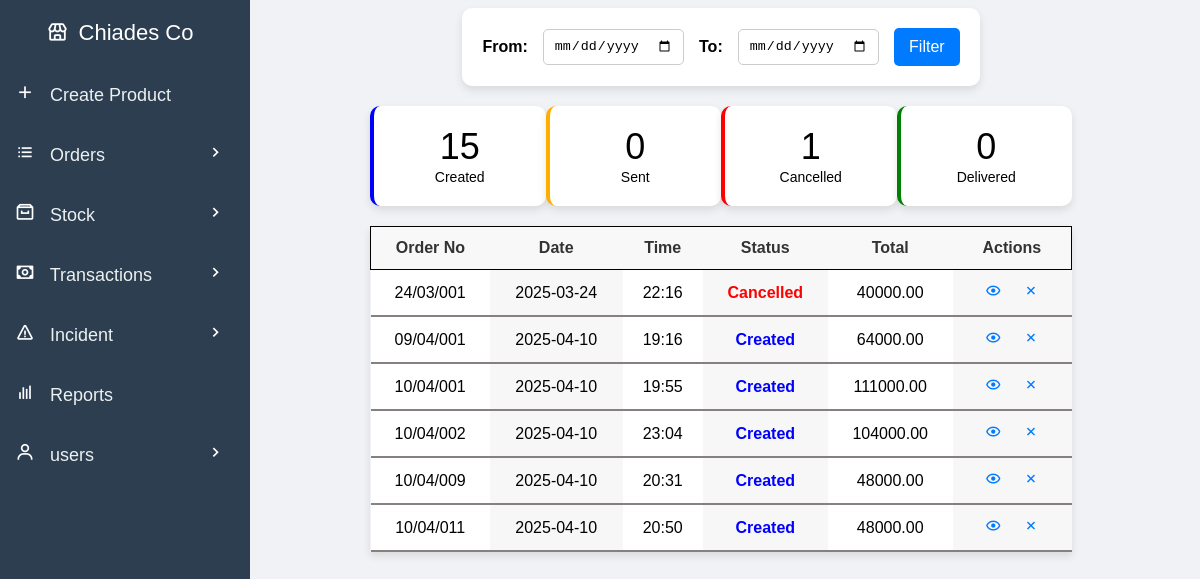
Page /orders.php (signed in) on the committed database.
### tables this page shows
CREATE TABLE `orders` (
  `order_id` int(11) NOT NULL,
  `orderNo` varchar(255) DEFAULT NULL,
  `company_id` int(100) NOT NULL,
  `created_by` int(100) NOT NULL,
  `total` decimal(10,2) NOT NULL,
  `time` datetime DEFAULT current_timestamp(),
  `status` enum('created','sent','delivered','cancelled') DEFAULT 'created',
  `customer_name` varchar(255) NOT NULL,
  `profit` decimal(10,2) NOT NULL
);

### sidebar.php (called while the page is built, shortened)
<?php
    include('sidebars-function.php');
    $roles = $_SESSION['roles'];
    include_sidebar_by_role($roles);
?>

### orders.php (the view, shortened to what this page needs)
<?php
include('db_connection.php');
$whereClause = "";
if (isset($_POST['from_date']) && isset($_POST['to_date'])) {
    $from_date = $_POST['from_date'];
    $to_date = $_POST['to_date'];
    $whereClause = "AND time BETWEEN '$from_date' AND '$to_date' AND company_id = {$_SESSION['company_id']}";
} else {
    $whereClause = "AND company_id = {$_SESSION['company_id']}";
}
$queryStatusCounts = "
    SELECT status, COUNT(*) AS count
    FROM orders
    WHERE company_id = {$_SESSION['company_id']}
    $whereClause
    GROUP BY status";
$resultStatusCounts = mysqli_query($conn, $queryStatusCounts);
$orderCounts = [
    'created' => 0,
    'sent' => 0,
    'cancelled' => 0,
    'delivered' => 0
];
while ($row = mysqli_fetch_assoc($resultStatusCounts)) {
    $orderCounts[$row['status']] = $row['count'];
}
$queryOrders = "
    SELECT *
    FROM orders
    WHERE company_id = {$_SESSION['company_id']}
    AND order_id IN (
        SELECT MAX(order_id)
        FROM orders
        WHERE company_id = {$_SESSION['company_id']}
        GROUP BY orderNo
    )
    $whereClause";
$resultOrders = mysqli_query($conn, $queryOrders);
function determineOrderStatus($orderId, $conn) {
    $itemStatusQuery = "
        SELECT status, COUNT(*) AS count
        FROM order_items
        WHERE order_id = $orderId
        GROUP BY status
        ORDER BY count DESC";
    $itemStatusResult = mysqli_query($conn, $itemStatusQuery);
    if (mysqli_num_rows($itemStatusResult) == 1) {
        $singleStatusRow = mysqli_fetch_assoc($itemStatusResult);
        return $singleStatusRow['status'];
    } else {
        $row = mysqli_fetch_assoc($itemStatusResult);
        return $row['status'];
    }
}
?>
<!DOCTYPE html>
<html lang="en">
<head>
    <link rel="stylesheet" href="css/sidebar.css">
    <link rel="stylesheet" href="css/orders.css">
    <link href="https://unpkg.com/boxicons@2.0.7/css/boxicons.min.css" rel="stylesheet">
</head>
<?php include('sidebar.php'); ?>
<body>
    <div class="content">
        <div class="filter-container">
            <form method="POST" action="orders.php">
                <label for="from_date">From:</label>
                <input type="date" id="from_date" name="from_date" required>
                <label for="to_date">To:</label>
                <input type="date" id="to_date" name="to_date" required>
                <button type="submit" class="btn-filter">Filter</button>
            </form>
        </div>
        <div class="summary-tiles">
            <div class="tile created">
                <p><?php echo $orderCounts['created']; ?></p>
                <span>Created</span>
            </div>
            <div class="tile sent">
                <p><?php echo $orderCounts['sent']; ?></p>
                <span>Sent</span>
            </div>
            <div class="tile cancelled">
                <p><?php echo $orderCounts['cancelled']; ?></p>
                <span>Cancelled</span>
            </div>
            <div class="tile delivered">
                <p><?php echo $orderCounts['delivered']; ?></p>
                <span>Delivered</span>
            </div>
        </div>
        <table class="orders-table">
            <thead>
                <tr>
                    <th>Order No</th>
                    <th>Date</th>
                    <th>Time</th>
                    <th>Status</th>
                    <th>Total</th>
                    <th>Actions</th>
                </tr>
            </thead>
            <tbody>
            <?php
                if (mysqli_num_rows($resultOrders) > 0) {
                    while ($row = mysqli_fetch_assoc($resultOrders)) {
                        $orderStatus = determineOrderStatus($row['order_id'], $conn);
                        $time = date("H:i", strtotime($row['time']));
                        $date = date("Y-m-d", strtotime($row['time']));
                        echo "<tr>";
                        echo "<td>" . ($row['orderNo'] ?? $row['order_id']) . "</td>";
                        echo "<td>" . $date . "</td>";
                        echo "<td>" . $time . "</td>";
                        echo "<td class='" . $orderStatus . "'>" . ucfirst($orderStatus) . "</td>";
                        echo "<td>" . $row['total'] . "</td>";
                        echo "<td>
                                <a href='view-order.php?order_id=" . $row['order_id'] . "' class='action-icon view'>
                                    <i class='bx bx-show'></i>
                                </a>
                                <a href='cancel-order.php?order_id=" . $row['order_id'] . "' class='action-icon delete'>
                                    <i class='bx bx-x'></i>
                                </a>
                            </td>";
                        echo "</tr>";
                    }
                } else {
                    echo "<tr><td colspan='6'>No orders found</td></tr>";
                }
            ?>
            </tbody>
        </table>
    </div>
</body>
</html>

### sidebars-function.php
<?php
    function include_sidebar_by_role($roles) {
        if ($roles['company_owner'] === 'yes') {
            include('sidebars/company_owner-sidebar.php');
        } elseif ($roles['admin'] === 'yes') {
            include('sidebars/company_owner-sidebar.php');
        } elseif ($roles['cashier'] === 'yes') {
            include('sidebars/cashier-sidebar.php');
        } elseif ($roles['store_keeper'] === 'yes') {
            include('sidebars/store_keeper-sidebar.php');
        } elseif ($roles['delivery_man'] === 'yes') {
            include('sidebars/delivery_man-sidebar.php');
        } else {
            include('sidebars/default-sidebar.php');
        }
    }
?>

### sidebars/company_owner-sidebar.php (shortened to what this page needs)
<link rel="stylesheet" href="css/sidebar.css">
<link href='https://unpkg.com/boxicons@2.1.1/css/boxicons.min.css' rel='stylesheet'>
<div class="sidebar">
    <div class="logo-details">
        <a href=""> <i class='bx bx-store'></i> </a>
        <span class="logo_name">Chiades Co</span>
    </div>
    <ul>
        <li><a href="create.php"><i class="bx bx-plus"></i> Create Product</a></li>
        <li class="dropdown"><a href="#"><i class="bx bx-list-ul"></i> Orders <i class="bx bx-chevron-right" id="d-arrow"></i></a>
        </li>
        <li class="dropdown"><a href="#"><i class="bx bx-archive"></i> Stock <i class="bx bx-chevron-right" id="d-arrow"></i></a>
        </li>
        <li class="dropdown"><a href="#"><i class="bx bx-money"></i> Transactions <i class="bx bx-chevron-right" id="d-arrow"></i></a>
        </li>
        <li class="dropdown"><a href="#"><i class="bx bx-error"></i> Incident <i class="bx bx-chevron-right" id="d-arrow"></i></a>
        </li>
        <li><a href="reports.php"><i class="bx bx-bar-chart"></i> Reports</a></li>
        <li class="dropdown"><a href="#"><i class="bx bx-user"></i> users <i class="bx bx-chevron-right" id="d-arrow"></i></a>
        </li>
    </ul>
</div>

### css/sidebar.css (style rules this page uses)
.sidebar { width: 250px; height: 100vh; background-color: #2c3e50; position: fixed; top: 0; left: 0; padding-top: 20px; }
.sidebar .logo-details { display: flex; justify-content: center; align-items: center; }
.sidebar .logo-details span { font-size: 22px; color: white; margin-right: 10px; }
.sidebar .logo-details a i { font-size: 22px; color: white; margin-right: 10px; }
.sidebar .logo_name { color: white; font-size: 24px; }
.sidebar ul { list-style-type: none; padding: 0; }
.sidebar ul li { padding: 15px; text-align: left; }
.sidebar ul li a { text-decoration: none; color: #ecf0f1; display: block; font-size: 18px; }
.sidebar ul li a i { margin-right: 10px; font-size: 20px; }
.sidebar li i { min-width: 20px; text-align: center; line-height: 30px; color: white; font-size: 25px; cursor: pointer; transition: all 0.3s ease; }
#d-arrow { float: right; }

### css/orders.css (style rules this page uses)
body { font-family: Arial, sans-serif; margin-left: 250px; background-color: #f4f4f4; }
.content { padding: 0 120px; }
.orders-table { width: 100%; border-collapse: collapse; box-shadow: 0 4px 8px rgba(0, 0, 0, 0.1); }
.orders-table th, .orders-table td { padding: 12px; text-align: center; }
.orders-table thead { background-color: #f8f8f8; border: 1px solid black; }
.orders-table th { font-weight: bold; color: #333; }
.orders-table tr:nth-child(even) { background-color: #f9f9f9; }
.orders-table tbody tr { transition: background-color 0.3s; border-bottom: 2px solid rgb(134, 128, 128); }
.orders-table td:nth-child(odd) { background-color: #ffffff; }
.orders-table td:nth-child(even) { background-color: #f7f7f7; }
.action-icon { margin: 0 8px; color: #007bff; cursor: pointer; text-decoration: none; font-size: 17px; }
.orders-table th, .orders-table td { border: none; }
.orders-table .created { color: blue; font-weight: bold; }
.orders-table .cancelled { color: red; font-weight: bold; }
.filter-container { display: flex; justify-content: center; margin-bottom: 20px; }
.filter-container form { display: flex; align-items: center; gap: 15px; background-color: #fff; padding: 20px; border-radius: 10px; box-shadow: 0 4px 8px rgba(0, 0, 0, 0.1); }
.filter-container label { font-weight: bold; }
input[type="date"] { padding: 8px 10px; border: 1px solid #ccc; border-radius: 5px; }
.btn-filter { display: flex; align-items: center; background-color: #007bff; color: white; padding: 10px 15px; border: none; border-radius: 5px; cursor: pointer; font-size: 16px; }
.summary-tiles { display: flex; justify-content: space-between; margin-bottom: 20px; }
.tile { background-color: white; padding: 20px; border-radius: 10px; box-shadow: 0 4px 8px rgba(0, 0, 0, 0.1); text-align: center; width: 30%; }
.tile p { font-size: 36px; margin: 0; }
.tile span { font-size: 14px; }
.created { border-left: 4px solid blue; }
.sent { border-left: 4px solid rgb(255, 174, 0); }
.cancelled { border-left: 4px solid red; }
.delivered { border-left: 4px solid green; }
body { font-family: Arial, sans-serif; background-color: #f0f2f5; }

### rows in the picture
orders: orderNo "24/03/001", time "2025-03-24", time "22:16", orderStatus "Cancelled", total "40000.00"
orders: orderNo "09/04/001", time "2025-04-10", time "19:16", orderStatus "Created", total "64000.00"
orders: orderNo "10/04/001", time "2025-04-10", time "19:55", orderStatus "Created", total "111000.00"
orders: orderNo "10/04/002", time "2025-04-10", time "23:04", orderStatus "Created", total "104000.00"
orders: orderNo "10/04/009", time "2025-04-10", time "20:31", orderStatus "Created", total "48000.00"
orders: orderNo "10/04/011", time "2025-04-10", time "20:50", orderStatus "Created", total "48000.00"

### other values in the picture
$orderCounts['created'] "15"
$orderCounts['sent'] "0"
$orderCounts['cancelled'] "1"
$orderCounts['delivered'] "0"
